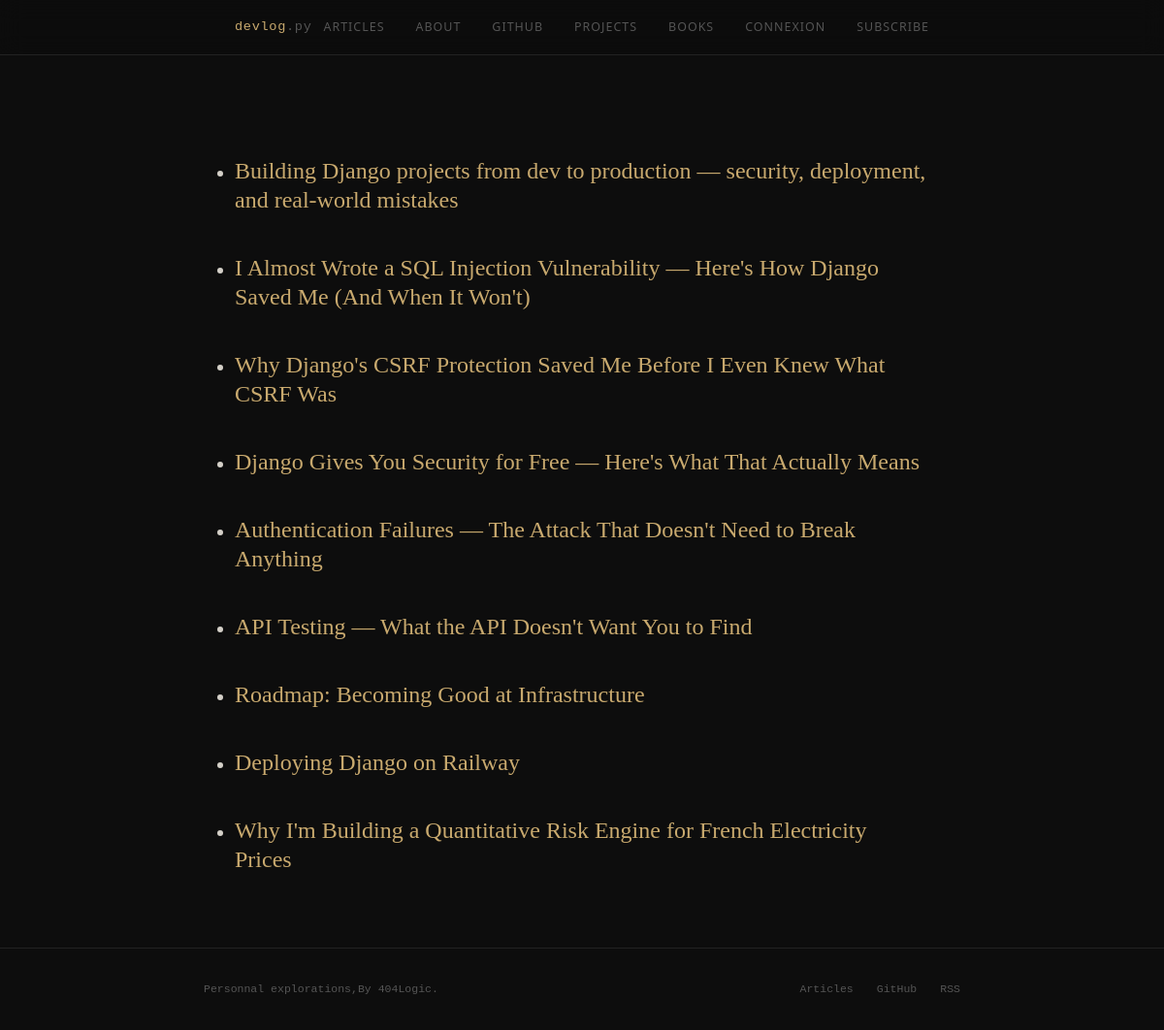
The page / on the database its author committed.
### post/models.py (models this page shows, shortened)
class Post(models.Model):
    title_post = models.CharField(unique=True,null=False,max_length=100)
    date_post = models.DateTimeField(auto_now_add=True)
    category = models.ForeignKey(Category,on_delete=models.CASCADE,related_name='post')
    content_post = models.TextField()
    nb_like_post = models.IntegerField(default=0)
    nb_dislike_post = models.IntegerField(default=0)

### post/views.py (the view)
# urls.py: path('', views.allposts, name='allposts'),
def allposts(request):
    posts = Post.objects.all()
    for post in posts:
        post.content_rendered = render_markdown(post.content_post)
    return render(request, 'post/accueil.html', {'posts': posts})

### post/views.py (called while the page is built)
def render_markdown(content):
    return markdown.markdown(
        content,
        extensions=['fenced_code', 'codehilite','tables']
    )

### post/templates/post/accueil.html
    {% extends 'base.html' %}
    {% load static %}
    {% block content %}
    <ul>
    {% for post in posts %}
        <li><h2><a href="{% url 'post_detail' post.pk %}">{{ post.title_post }}</a></h2></li>
    {% endfor %}
    </ul>
    {% endblock %}

### post/static/css/style.css (style rules this page uses)
*, *::before, *::after { box-sizing: border-box; margin: 0; padding: 0; }
:root { --bg: #0d0d0d; --surface: #141414; --border: #222; --muted: #555; --text: #d4d0c8; --heading: #f0ece0; --accent: #c8a96e; --accent-dim:#7a6540; --code-bg: #1a1a1a; --font-serif: 'Instrument Serif', Georgia, serif; --font-mono: 'DM Mono', 'Courier New', monospace; --font-sans: 'Geist', system-ui, sans-serif; }
html { font-size: 16px; scroll-behavior: smooth; }
body { background: var(--bg); color: var(--text); font-family: var(--font-sans); font-weight: 300; line-height: 1.7; min-height: 100vh; display: flex; flex-direction: column; }
h1, h2, h3, h4 { font-family: var(--font-serif); color: var(--heading); font-weight: 400; line-height: 1.25; }
h2 { font-size: 1.5rem; margin: 2.5rem 0 0.75rem; }
a { color: var(--accent); text-decoration: none; }

### rows shown on the page
Post: title_post "Building Django projects from dev to production — security, deployment, and real-world mistakes"
Post: title_post "I Almost Wrote a SQL Injection Vulnerability — Here's How Django Saved Me (And When It Won't)"
Post: title_post "Why Django's CSRF Protection Saved Me Before I Even Knew What CSRF Was"
Post: title_post "Django Gives You Security for Free — Here's What That Actually Means"
Post: title_post "Authentication Failures — The Attack That Doesn't Need to Break Anything"
Post: title_post "API Testing — What the API Doesn't Want You to Find"
Post: title_post "Roadmap: Becoming Good at Infrastructure"
Post: title_post "Deploying Django on Railway"
Post: title_post "Why I'm Building a Quantitative Risk Engine for French Electricity Prices"
